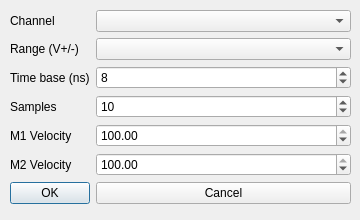
<?xml version="1.0" encoding="UTF-8"?>
<ui version="4.0">
 <class>0</class>
 <widget class="QDialog" name="0">
  <property name="geometry">
   <rect>
    <x>0</x>
    <y>0</y>
    <width>360</width>
    <height>220</height>
   </rect>
  </property>
  <property name="sizePolicy">
   <sizepolicy hsizetype="Fixed" vsizetype="Fixed">
    <horstretch>0</horstretch>
    <verstretch>0</verstretch>
   </sizepolicy>
  </property>
  <property name="minimumSize">
   <size>
    <width>360</width>
    <height>220</height>
   </size>
  </property>
  <property name="maximumSize">
   <size>
    <width>360</width>
    <height>220</height>
   </size>
  </property>
  <property name="windowTitle">
   <string>Settings</string>
  </property>
  <property name="toolTip">
   <string/>
  </property>
  <widget class="QWidget" name="formLayoutWidget">
   <property name="geometry">
    <rect>
     <x>10</x>
     <y>10</y>
     <width>341</width>
     <height>236</height>
    </rect>
   </property>
   <layout class="QFormLayout" name="formLayout">
    <item row="3" column="0">
     <widget class="QLabel" name="label_2">
      <property name="text">
       <string>Range (V+/-)</string>
      </property>
     </widget>
    </item>
    <item row="3" column="1">
     <widget class="QComboBox" name="range">
      <item>
       <property name="text">
        <string/>
       </property>
      </item>
      <item>
       <property name="text">
        <string>20MV</string>
       </property>
      </item>
      <item>
       <property name="text">
        <string>50MV</string>
       </property>
      </item>
      <item>
       <property name="text">
        <string>100MV</string>
       </property>
      </item>
      <item>
       <property name="text">
        <string>200MV</string>
       </property>
      </item>
      <item>
       <property name="text">
        <string>500MV</string>
       </property>
      </item>
      <item>
       <property name="text">
        <string>1V</string>
       </property>
      </item>
      <item>
       <property name="text">
        <string>2V</string>
       </property>
      </item>
      <item>
       <property name="text">
        <string>5V</string>
       </property>
      </item>
      <item>
       <property name="text">
        <string>10V</string>
       </property>
      </item>
      <item>
       <property name="text">
        <string>20V</string>
       </property>
      </item>
     </widget>
    </item>
    <item row="4" column="0">
     <widget class="QLabel" name="label_5">
      <property name="text">
       <string>Time base (ns)</string>
      </property>
     </widget>
    </item>
    <item row="5" column="0">
     <widget class="QLabel" name="label_6">
      <property name="text">
       <string>Samples</string>
      </property>
     </widget>
    </item>
    <item row="2" column="1">
     <widget class="QComboBox" name="channel"/>
    </item>
    <item row="2" column="0">
     <widget class="QLabel" name="label">
      <property name="text">
       <string>Channel</string>
      </property>
     </widget>
    </item>
    <item row="6" column="0">
     <widget class="QLabel" name="label_3">
      <property name="text">
       <string>M1 Velocity</string>
      </property>
     </widget>
    </item>
    <item row="7" column="0">
     <widget class="QLabel" name="label_4">
      <property name="text">
       <string>M2 Velocity</string>
      </property>
     </widget>
    </item>
    <item row="6" column="1">
     <widget class="QDoubleSpinBox" name="vel1">
      <property name="maximum">
       <double>100.000000000000000</double>
      </property>
      <property name="value">
       <double>100.000000000000000</double>
      </property>
     </widget>
    </item>
    <item row="7" column="1">
     <widget class="QDoubleSpinBox" name="vel2">
      <property name="maximum">
       <double>100.000000000000000</double>
      </property>
      <property name="value">
       <double>100.000000000000000</double>
      </property>
     </widget>
    </item>
    <item row="8" column="0">
     <widget class="QPushButton" name="okBtn">
      <property name="text">
       <string>OK</string>
      </property>
     </widget>
    </item>
    <item row="8" column="1">
     <widget class="QPushButton" name="cancel">
      <property name="text">
       <string>Cancel</string>
      </property>
     </widget>
    </item>
    <item row="5" column="1">
     <widget class="QSpinBox" name="samps">
      <property name="maximum">
       <number>9999</number>
      </property>
      <property name="value">
       <number>10</number>
      </property>
     </widget>
    </item>
    <item row="4" column="1">
     <widget class="QSpinBox" name="timebase">
      <property name="minimum">
       <number>2</number>
      </property>
      <property name="maximum">
       <number>1000000000</number>
      </property>
      <property name="value">
       <number>8</number>
      </property>
     </widget>
    </item>
   </layout>
  </widget>
 </widget>
 <resources/>
 <connections/>
</ui>
